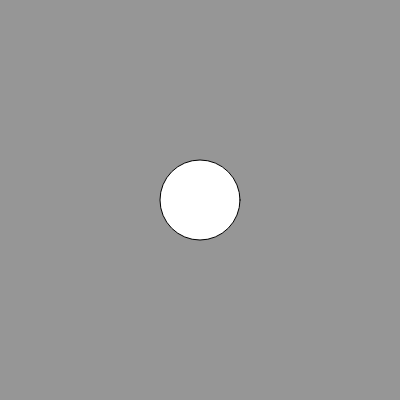
Frame 1 (no input)
Frame 60 (no input): identical to frame 1, image omitted
Frame 120 (the mouse pressed at the canvas centre since frame 60): identical to frame 1, image omitted

The p5.js sketch that drew this single still picture (run headless with seeded random() and noise() and a simulated clock; from frame 60 on, the mouse is pressed at the canvas centre):

// p5.js sketch
// ── sketch.js
function setup() {
  createCanvas(400, 400);
}

function draw() {
  background(150);
ellipse(200,200,80,80);
}
